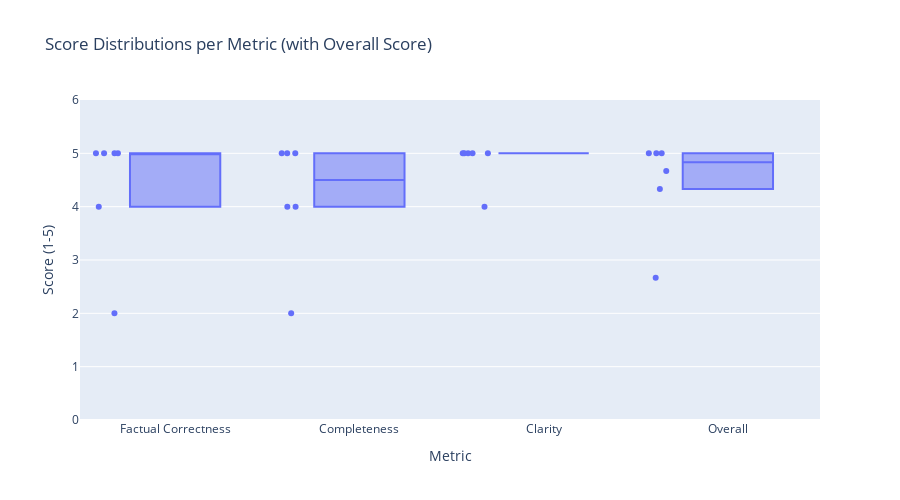

This figure's notebook cell:
### Code cell
import plotly.express as px
import pandas as pd

# Make sure relevant columns are numeric
numeric_cols = [
    'evaluation_factual_correctness_score', 
    'evaluation_completeness_score', 
    'evaluation_clarity_score'
]

df = final_df.copy()
for col in numeric_cols:
    df[col] = pd.to_numeric(df[col], errors='coerce')  # convert invalid to NaN

# Calculate overall average score per question
df['overall_score'] = df[numeric_cols].mean(axis=1)

# Melt DataFrame to long format (including overall score)
melted_df = df.melt(
    id_vars=['question'],
    value_vars=numeric_cols + ['overall_score'],
    var_name='Metric',
    value_name='Score'
)

# Clean up metric names for display
melted_df['Metric'] = (
    melted_df['Metric']
    .str.replace('evaluation_', '', regex=False)
    .str.replace('_score', '', regex=False)
    .str.replace('_', ' ')
    .str.title()
)

# Drop rows with missing scores (optional, if needed)
melted_df = melted_df.dropna(subset=['Score'])

# Plot boxplot
fig = px.box(
    melted_df,
    x='Metric',
    y='Score',
    points='all',  # show individual points
    hover_data=['question'],
    title='Score Distributions per Metric (with Overall Score)',
    height=500
)

fig.update_layout(
    yaxis=dict(range=[0, 6], dtick=1),
    xaxis_title='Metric',
    yaxis_title='Score (1-5)'
)

fig.show()

### Figure 1 — Plotly figure (JSON) as saved in the notebook; plotly's stock layout.template omitted (floating-point values rounded to 4 significant figures)
{"data": [{"alignmentgroup": "True", "boxpoints": "all", "customdata": [["What are the key details about Amazon.com, Inc.'s executive officers and their roles as reported for the fiscal year 2024?"], ["Based on the 2024 Apple Inc. report, what are the conditions and implications of Apple’s legal defeasance and covenant defeasance options regarding its Notes, including any specific definitions of “U.S. government obligations” for various Notes series?"], ["Based on Alphabet Inc.'s 2024 Form 10-K annual report, how is the Gemini technology utilized within Google Workspace and YouTube to enhance user experience, and what role does it play in supporting businesses globally through Google Ads?"], ["Based on Netflix, Inc.'s fiscal year ended December 31, 2024, how did the company's stock repurchase authorizations and activities evolve during 2023 and 2024, and what is the remaining authorization amount as of December 31, 2024?"], ["What does Cisco’s pro forma financial information for fiscal year 2024 indicate about the combined results of Cisco and Splunk’s operations, and how were other acquisitions accounted for financially in that year according to Cisco's fiscal 2024 report?"], ["What were the revenue, net income, and income from operations reported by Meta Platforms, Inc. for the fourth quarter and full year ended December 31, 2024, including the percentage changes compared to 2023?"], ["What are the key details about Amazon.com, Inc.'s executive officers and their roles as reported for the fiscal year 2024?"], ["Based on the 2024 Apple Inc. report, what are the conditions and implications of Apple’s legal defeasance and covenant defeasance options regarding its Notes, including any specific definitions of “U.S. government obligations” for various Notes series?"], ["Based on Alphabet Inc.'s 2024 Form 10-K annual report, how is the Gemini technology utilized within Google Workspace and YouTube to enhance user experience, and what role does it play in supporting businesses globally through Google Ads?"], ["Based on Netflix, Inc.'s fiscal year ended December 31, 2024, how did the company's stock repurchase authorizations and activities evolve during 2023 and 2024, and what is the remaining authorization amount as of December 31, 2024?"], ["What does Cisco’s pro forma financial information for fiscal year 2024 indicate about the combined results of Cisco and Splunk’s operations, and how were other acquisitions accounted for financially in that year according to Cisco's fiscal 2024 report?"], ["What were the revenue, net income, and income from operations reported by Meta Platforms, Inc. for the fourth quarter and full year ended December 31, 2024, including the percentage changes compared to 2023?"], ["What are the key details about Amazon.com, Inc.'s executive officers and their roles as reported for the fiscal year 2024?"], ["Based on the 2024 Apple Inc. report, what are the conditions and implications of Apple’s legal defeasance and covenant defeasance options regarding its Notes, including any specific definitions of “U.S. government obligations” for various Notes series?"], ["Based on Alphabet Inc.'s 2024 Form 10-K annual report, how is the Gemini technology utilized within Google Workspace and YouTube to enhance user experience, and what role does it play in supporting businesses globally through Google Ads?"], ["Based on Netflix, Inc.'s fiscal year ended December 31, 2024, how did the company's stock repurchase authorizations and activities evolve during 2023 and 2024, and what is the remaining authorization amount as of December 31, 2024?"], ["What does Cisco’s pro forma financial information for fiscal year 2024 indicate about the combined results of Cisco and Splunk’s operations, and how were other acquisitions accounted for financially in that year according to Cisco's fiscal 2024 report?"], ["What were the revenue, net income, and income from operations reported by Meta Platforms, Inc. for the fourth quarter and full year ended December 31, 2024, including the percentage changes compared to 2023?"], ["What are the key details about Amazon.com, Inc.'s executive officers and their roles as reported for the fiscal year 2024?"], ["Based on the 2024 Apple Inc. report, what are the conditions and implications of Apple’s legal defeasance and covenant defeasance options regarding its Notes, including any specific definitions of “U.S. government obligations” for various Notes series?"], ["Based on Alphabet Inc.'s 2024 Form 10-K annual report, how is the Gemini technology utilized within Google Workspace and YouTube to enhance user experience, and what role does it play in supporting businesses globally through Google Ads?"], ["Based on Netflix, Inc.'s fiscal year ended December 31, 2024, how did the company's stock repurchase authorizations and activities evolve during 2023 and 2024, and what is the remaining authorization amount as of December 31, 2024?"], ["What does Cisco’s pro forma financial information for fiscal year 2024 indicate about the combined results of Cisco and Splunk’s operations, and how were other acquisitions accounted for financially in that year according to Cisco's fiscal 2024 report?"], ["What were the revenue, net income, and income from operations reported by Meta Platforms, Inc. for the fourth quarter and full year ended December 31, 2024, including the percentage changes compared to 2023?"]], "hovertemplate": "Metric=%{x}<br>Score=%{y}<br>question=%{customdata[0]}<extra></extra>", "legendgroup": "", "marker": {"color": "#636efa"}, "name": "", "notched": false, "offsetgroup": "", "orientation": "v", "showlegend": false, "type": "box", "x": ["Factual Correctness", "Factual Correctness", "Factual Correctness", "Factual Correctness", "Factual Correctness", "Factual Correctness", "Completeness", "Completeness", "Completeness", "Completeness", "Completeness", "Completeness", "Clarity", "Clarity", "Clarity", "Clarity", "Clarity", "Clarity", "Overall", "Overall", "Overall", "Overall", "Overall", "Overall"], "x0": " ", "xaxis": "x", "y": [5.0, 5.0, 5.0, 2.0, 4.0, 5.0, 5.0, 5.0, 4.0, 2.0, 4.0, 5.0, 5.0, 5.0, 5.0, 4.0, 5.0, 5.0, 5.0, 5.0, 4.667, 2.667, 4.333, 5.0], "y0": " ", "yaxis": "y"}], "layout": {"boxmode": "group", "height": 500, "legend": {"tracegroupgap": 0}, "title": {"text": "Score Distributions per Metric (with Overall Score)"}, "xaxis": {"anchor": "y", "domain": [0, 1], "title": {"text": "Metric"}}, "yaxis": {"anchor": "x", "domain": [0, 1], "dtick": 1, "range": [0, 6], "title": {"text": "Score (1-5)"}}}}
